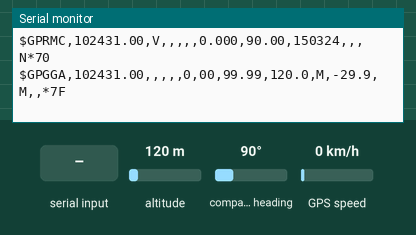
Bench run of a sketch on a simulated Arduino Uno, built with avr-gcc and run on an emulated ATmega328P. On the bench: the last lines printed to the serial monitor. The test bench sets the inputs (shaded band); at power-on: altitude 120 m, compass heading 90°, GPS speed 0 km/h. The GPS gets a fix after 3 s at 37.7749, -122.4194 with 8 satellites.

Above: at 1.2 s.
1.3 s: altitude set to 20 m
At 2.4 s:
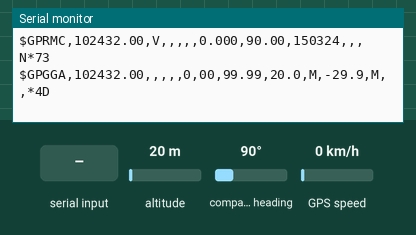
4.5 s: "1" received over the second serial link
At 4.9 s:
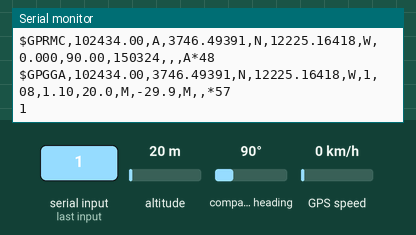
7.5 s: compass heading set to 269°
At 8.7 s:
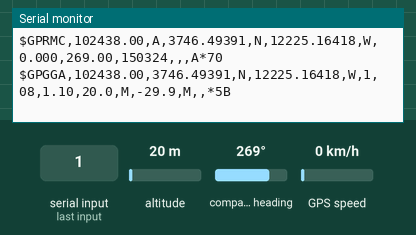
10.5 s: GPS speed set to 2 km/h
At 11.8 s:
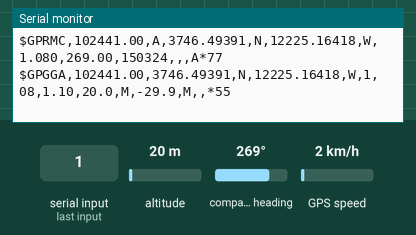
12.0 s: compass heading set to 7°
At 12.8 s:
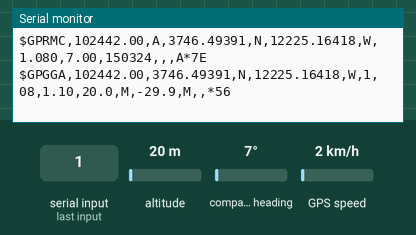
13.5 s: GPS speed set to 60 km/h
At 14.5 s:
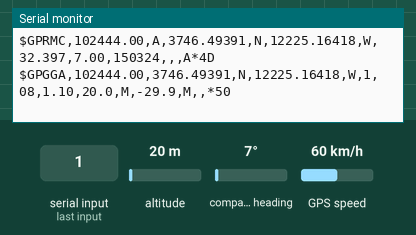
Timing chart, 0 to 16.5 s (numbered marks = the images above; inputs shaded):
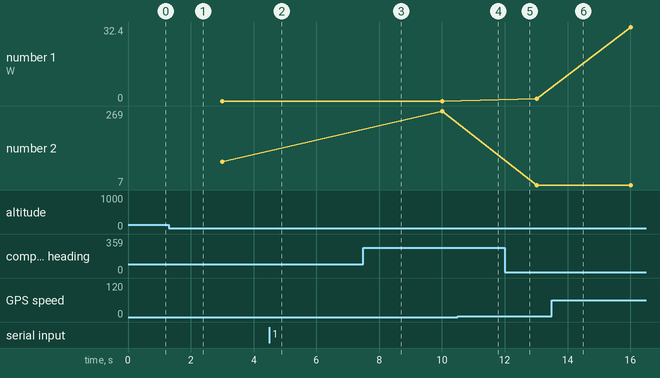

Measured:
- after the input at 1.3 s, the serial monitor: prints a new line after 0.71 s (image 1)
- after the input at 4.5 s, the serial monitor: prints a new line at once (image 2)
- after the input at 7.5 s, the serial monitor: prints a new line after 0.51 s (image 3)
- after the input at 10.5 s, the serial monitor: prints a new line after 0.51 s (image 4)
- after the input at 12.0 s, the serial monitor: prints a new line at once (image 5)
- after the input at 13.5 s, the serial monitor: prints a new line after 0.51 s (image 6)
- plotted number 1: 1.08 → 32.4 after the input at 13.5 s
- plotted number 2: 90 → 269 after the input at 7.5 s

The sketch:

test_gps.ino
```cpp
#include <TinyGPSPlus.h>
#include <SoftwareSerial.h>

#define GPS_RX_PIN 5  // D1
#define GPS_TX_PIN 4  // D2

SoftwareSerial gpsSerial(GPS_RX_PIN, GPS_TX_PIN);
TinyGPSPlus gps;

void setup() {
    Serial.begin(115200);
    gpsSerial.begin(9600);
    Serial.println("=== Test GPS NEO-6M ===");
}

void loop() {
    while (gpsSerial.available() > 0) {
        char c = gpsSerial.read();
        gps.encode(c);
        Serial.write(c); // muestra las tramas NMEA crudas
    }
}
```
